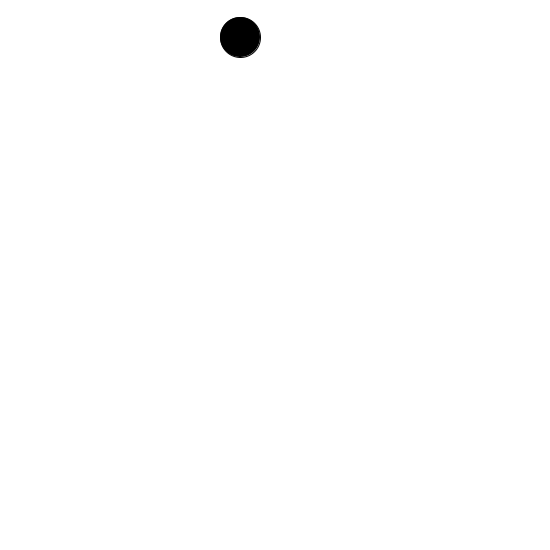
Frame 1 (no input)
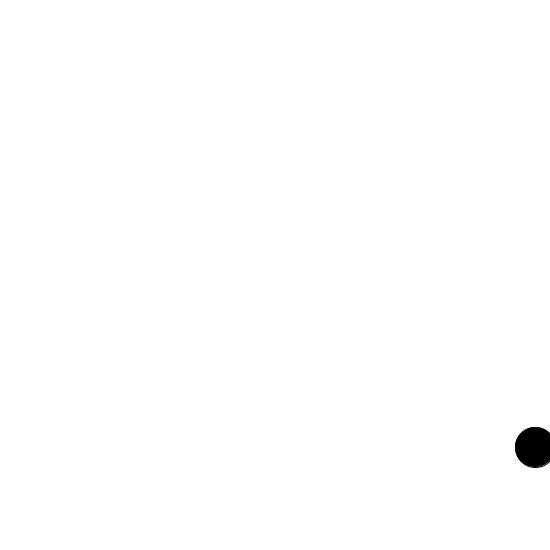
Frame 60 (the mouse pressed at the canvas centre just before this capture)
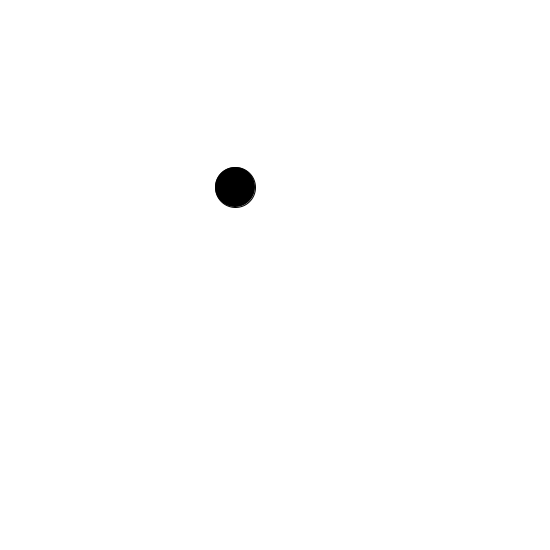
Frame 120 (the mouse held since frame 60 and released just before this capture)

The Processing sketch that drew these frames (run headless with seeded random() and noise(); from frame 60 on, the mouse is pressed at the canvas centre):

// Processing sketch: Ball
// ── Ball.pde
int x=550,y=550,bw=40,bh=40,_x=(x/2)-bw,_y=y/20,sx=5,sy=10;

void settings(){
    size(x,y);
}

void setup(){
}

void draw(){
    background(255,255,255);
    _x+=sx;
    _y+=sy;
    fill(0,0,0);
    ellipse(_x, _y, bw, bh);
    if(_x>x-(bw/2)||_x<0+(bw/2)){
        sx=-sx;
    }
    if(_y>y-(bh/2)||_y<0+(bh/2)){
        sy=-sy;
    }
}
